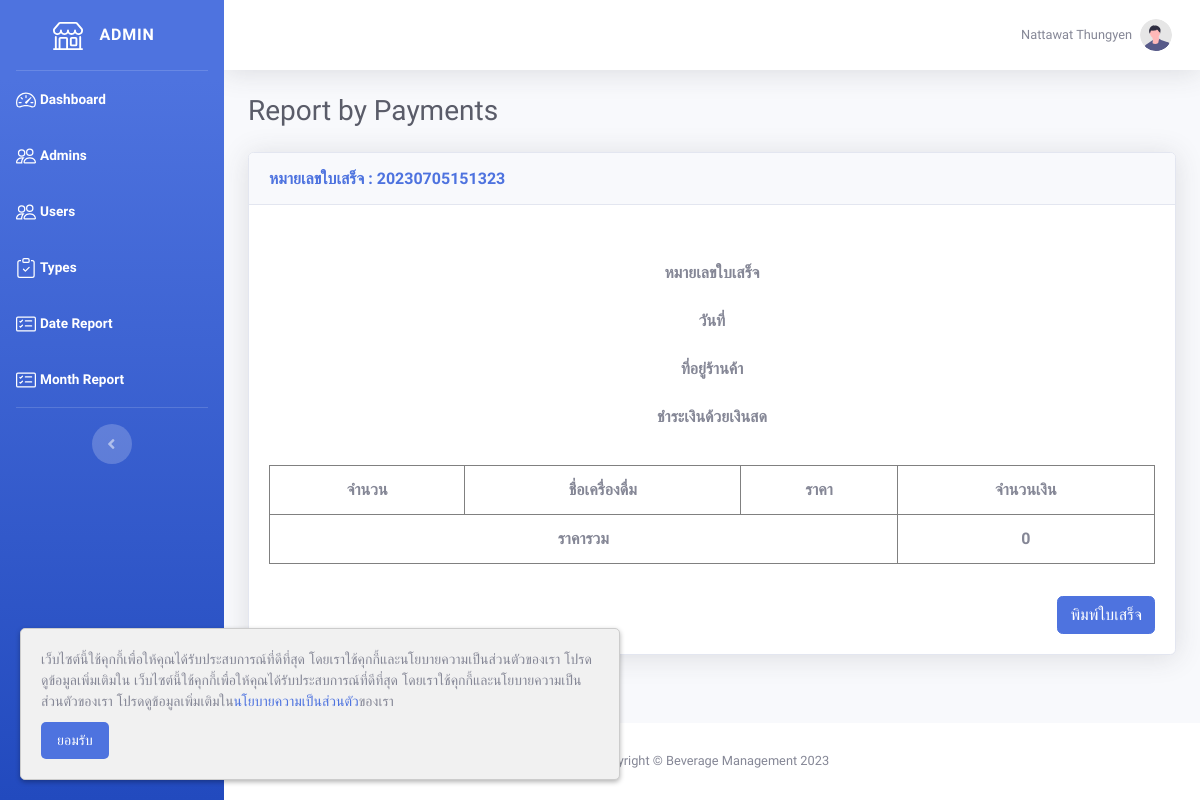
The page /admin/detail.php?no_receipt=20230705151323 (signed in) on the database as committed earlier.
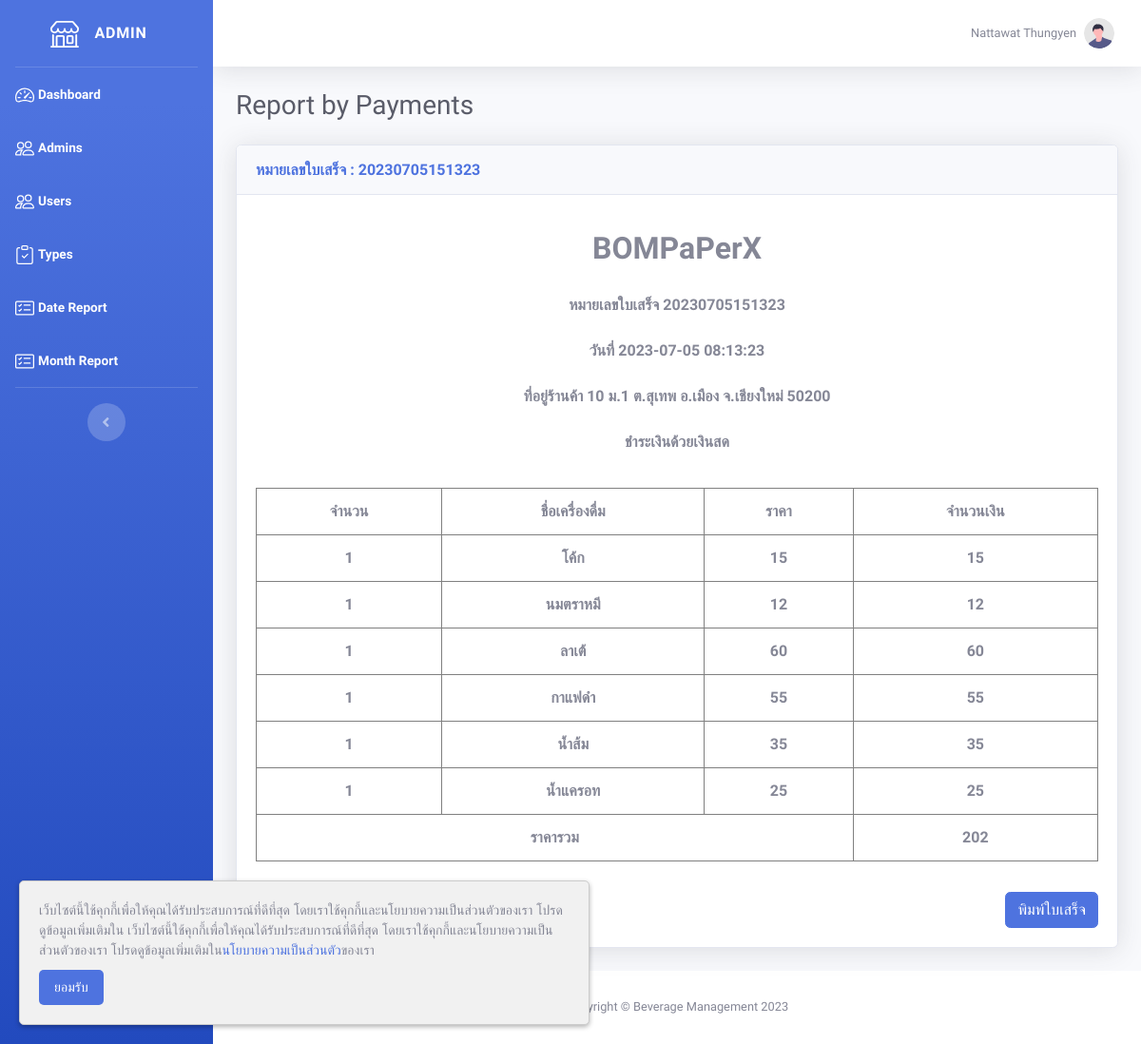
The same page on the database as committed later.
### tables this page shows
CREATE TABLE `user` (
  `user_id` int(10) NOT NULL,
  `email` varchar(255) NOT NULL,
  `password` varchar(255) NOT NULL,
  `password_view` varchar(255) NOT NULL,
  `status` tinyint(1) NOT NULL COMMENT '0=disable\r\n1=enable',
  `agree` tinyint(1) NOT NULL,
  `firstname` varchar(255) NOT NULL,
  `lastname` varchar(255) NOT NULL,
  `id_number` varchar(13) NOT NULL,
  `phone` varchar(10) NOT NULL,
  `line` varchar(255) NOT NULL,
  `address` text NOT NULL,
  `store` varchar(255) NOT NULL,
  `description` text NOT NULL,
  `img_path` text NOT NULL
);

CREATE TABLE `record` (
  `record_id` int(10) NOT NULL,
  `no_receipt` varchar(255) NOT NULL,
  `product_id` int(10) NOT NULL,
  `quantity` int(255) NOT NULL,
  `net_price` int(255) NOT NULL
);

CREATE TABLE `payment` (
  `payment_id` int(10) NOT NULL,
  `no_receipt` varchar(255) NOT NULL,
  `method` tinyint(1) NOT NULL COMMENT '0=cash\r\n1=qrcode',
  `timestamp` timestamp NOT NULL DEFAULT current_timestamp(),
  `status` tinyint(1) NOT NULL DEFAULT 0
);

CREATE TABLE `product` (
  `product_id` int(10) NOT NULL,
  `type_id` int(10) NOT NULL,
  `user_id` int(10) NOT NULL,
  `name` varchar(255) DEFAULT NULL,
  `description` text NOT NULL,
  `price` int(10) NOT NULL,
  `img_path` text NOT NULL
);

### admin/detail.php (the view, shortened to what the changed rows need)
<!DOCTYPE html>
<html lang="en">
<?php
require '../include/connect.php';
include '../include/header.php';
if (isset($_GET['no_receipt'])) {
    $no_receipt = $_GET['no_receipt'];
} else {
    $no_receipt = '';
}
$detail_data = $connect->prepare("SELECT * FROM payment INNER JOIN record ON payment.no_receipt = record.no_receipt INNER JOIN product ON record.product_id = product.product_id INNER JOIN user ON product.user_id = user.user_id WHERE record.no_receipt = $no_receipt");
$detail_data->execute();
$row_detail_data = $detail_data->fetchAll(PDO::FETCH_ASSOC);
?>
<body id="page-top">
    <div id="wrapper">
        <div id="content-wrapper" class="d-flex flex-column">
            <div id="content">
                <div class="container-fluid">
                    <div class="d-sm-flex align-items-center justify-content-between mb-4">
                        <h1 class="h3 mb-0 text-gray-800">Report by Payments</h1>
                    </div>
                    <div class="card shadow mb-4">
                        <div class="card-body">
                            <div class="table-responsive">
                                <table class="table table-borderless text-center" id="Table" width="100%" cellspacing="0">
                                    <thead>
                                        <tr>
                                            <th colspan="4" style="font-size: 32px;"><?= $row_detail_data[0]['store'] ?></th>
                                        </tr>
                                        <tr>
                                            <th colspan="4">หมายเลขใบเสร็จ <?= $row_detail_data[0]['no_receipt'] ?></th>
                                        </tr>
                                        <tr>
                                            <th colspan="4">วันที่ <?= $row_detail_data[0]['timestamp'] ?></th>
                                        </tr>
                                        <tr>
                                            <th colspan="4">ที่อยู่ร้านค้า <?= $row_detail_data[0]['address'] ?></th>
                                        </tr>
                                        <tr>
                                            <th colspan="4"><?= $row_detail_data[0]['timestamp'] == 1 ? 'ชำระเงินด้วยพร้อมเพย์' : 'ชำระเงินด้วยเงินสด' ?></th>
                                        </tr>
                                        <tr>
                                            <th colspan="4"></th>
                                        </tr>
                                        <tr>
                                            <th style="border: 1px solid gray;">จำนวน</th>
                                            <th style="border: 1px solid gray;">ชื่อเครื่องดื่ม</th>
                                            <th style="border: 1px solid gray;">ราคา</th>
                                            <th style="border: 1px solid gray;">จำนวนเงิน</th>
                                        </tr>
                                    </thead>
                                    <tbody>
                                        <?php
                                        $total_price = 0;
                                        foreach ($row_detail_data as $row) {
                                            $price = $row['net_price'] * $row['quantity'];
                                            $total_price += $price;
                                        ?>
                                            <tr>
                                                <th style="border: 1px solid gray;"><?= $row['quantity'] ?></th>
                                                <th style="border: 1px solid gray;"><?= $row['name'] ?></td>
                                                <th style="border: 1px solid gray;"><?= $row['net_price'] ?></td>
                                                <th style="border: 1px solid gray;"><?= $price ?></td>
                                            </tr>
                                        <?php
                                        }
                                        ?>
                                    </tbody>
                                    <tfoot>
                                        <tr>
                                            <th colspan="3" style="border: 1px solid gray;">ราคารวม</th>
                                            <th style="border: 1px solid gray;"><?= $total_price ?></th>
                                        </tr>
                                    </tfoot>
                                </table>
                            </div>
                        </div>
                    </div>
                </div>
            </div>
        </div>
    </div>
</body>
</html>

Rows that differ between the two databases and show on the page:
now on this page (row edited): user: store "BOMPaPerX", address "10 ม.1 ต.สุเทพ อ.เมือง จ.เชียงใหม่ 50200"
added record: no_receipt "20230705151323"
added payment: timestamp "2023-07-05 08:13:23", record.quantity "1", product.name "โค้ก", record.net_price "15", product.name "นมตราหมี", record.net_price "12", product.name "ลาเต้", record.net_price "60", product.name "กาแฟดำ", record.net_price "55", product.name "น้ำส้ม", record.net_price "35", product.name "น้ำแครอท", record.net_price "25"
Other text that changed with them:
$total_price: "0" → "202"
